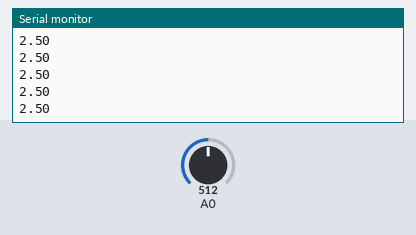
Bench run of a sketch on a simulated Arduino Uno, built with avr-gcc and run on an emulated ATmega328P. Parts: the last lines printed to the serial monitor. The inputs (shaded band) are chosen by the test bench; at power-on: A0 = 512.

Above: at 1.2 s.
1.3 s: A0 set to 716
At 1.33 s:
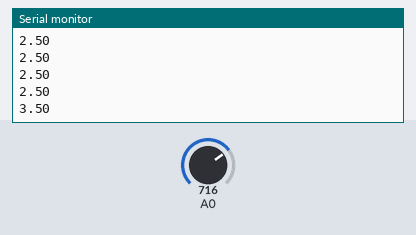
2.8 s: A0 set to 900
At 2.84 s:
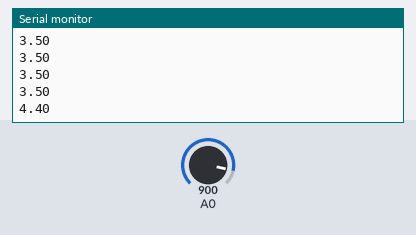
Timing chart, 0 to 5.8 s (numbered marks = the images above; inputs shaded):
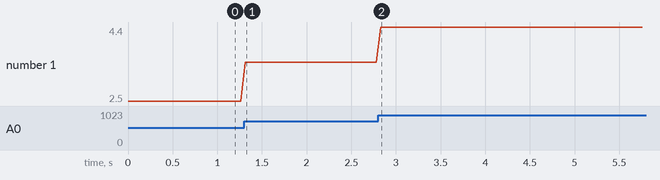

The sketch:

potenciometro_a_voltaje.ino
```cpp
float voltaje = 0.0;

void setup() {
  Serial.begin(9600);
}

void loop() {
  int lectura = analogRead(A0);
  voltaje = (5.0 * lectura)/1023;
  Serial.println(voltaje);
  delay(50);
}
```

Measured:
- after the input at 1.3 s, the serial monitor: prints a new line at once (image 1)
- after the input at 2.8 s, the serial monitor: prints a new line at once (image 2)
- plotted number 1: 2.5 → 3.5 after the input at 1.3 s, 3.5 → 4.4 after the input at 2.8 s
